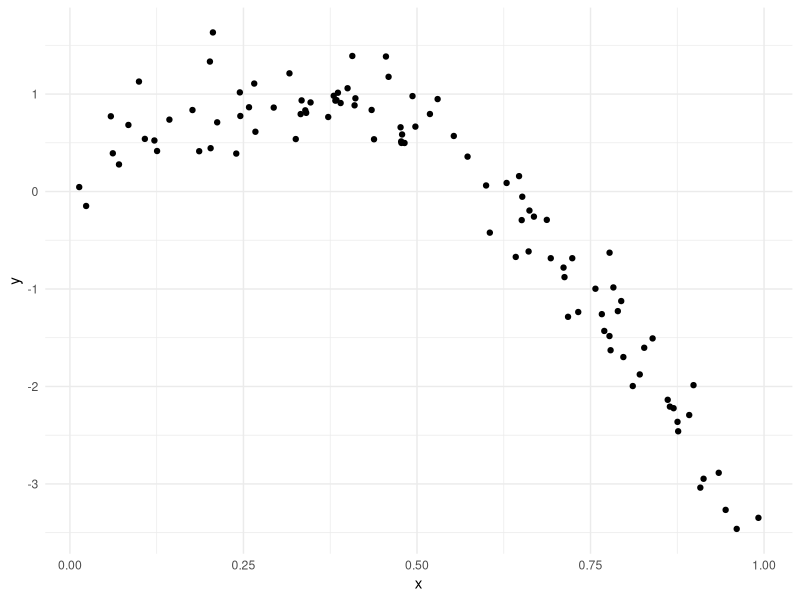
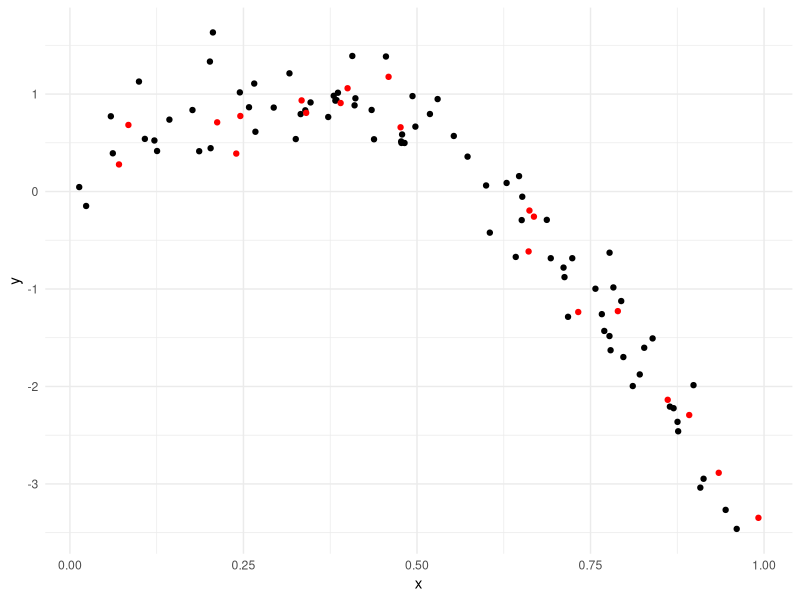
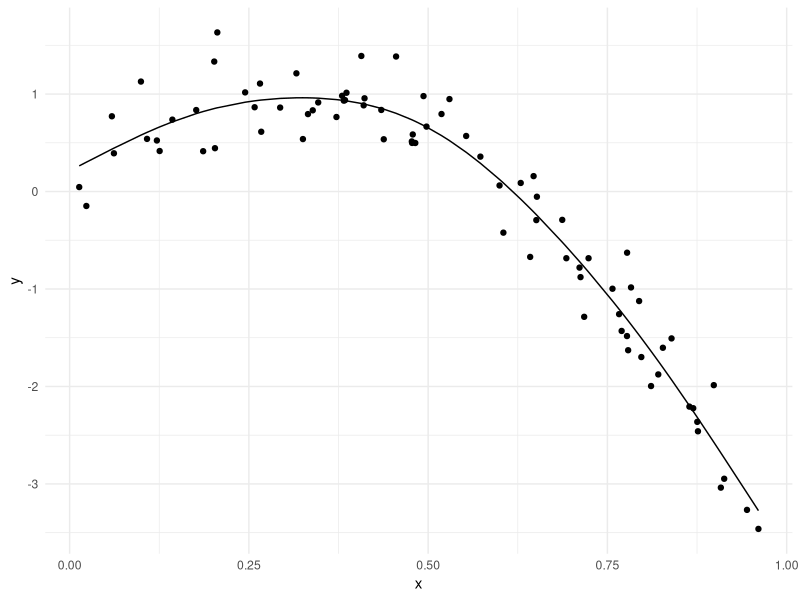
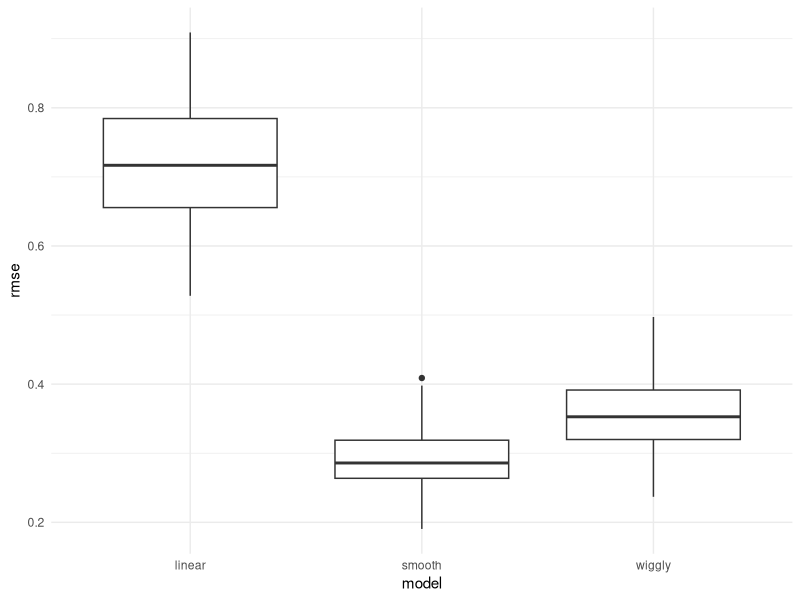

R code for these plots, in order:
## ---- chunk 1
library(tidyverse)
library(viridis)
library(modelr)
library(mgcv)


knitr::opts_chunk$set(
  fig.width = 6,
  fig.asp = .6,
  out.width = "90%"
)
theme_set(theme_minimal() + theme(legend.position = "bottom"))
options(
  ggplot2.continuous.colour = "viridis",
  ggplot2.continuous.fill = "viridis"
)
scale_colour_discrete = scale_colour_viridis_d
scale_fill_discrete = scale_fill_viridis_d
## ---- chunk 2
set.seed(1)

nonlin_df = 
  tibble(
    id = 1:100,
    x = runif(100, 0, 1),
    y = 1 - 10 * (x - .3) ^ 2 + rnorm(100, 0, .3)
  )

nonlin_df %>% 
  ggplot(aes(x = x, y = y)) +
  geom_point()
## ---- chunk 3
train_df = sample_n(nonlin_df, 80)

test_df = anti_join(nonlin_df, train_df, by = "id")

ggplot(train_df, aes(x = x, y = y)) +
  geom_point() +
  geom_point(data = test_df, color = "red")
## ---- chunk 4
linear_mod = lm(y ~ x, data = train_df)
smooth_mod = mgcv::gam(y ~ s(x), data = train_df)
wiggly_mod = mgcv::gam(y ~ s(x, k = 30), sp = 10e-6, data = train_df)
## ---- chunk 5
train_df %>% 
  add_predictions(smooth_mod) %>% 
  ggplot(aes(x = x, y = y)) +
  geom_point() +
  geom_line(aes(y = pred))
## ---- chunk 6
rmse(linear_mod, test_df)
rmse(smooth_mod, test_df)
rmse(wiggly_mod, test_df)
## ---- chunk 7
cv_df = 
  crossv_mc(nonlin_df, 100) %>% 
  mutate(
    train = map(train, as_tibble),
    test = map(test, as_tibble)
  )
## ---- chunk 8
cv_df = 
cv_df %>% 
  mutate(
    linear_mod = map(.x = train, ~lm(y ~ x, data = .x)),
    smooth_mod = map(.x = train, ~gam(y ~ s(x), data = .x)),
    wiggly_mod = map(.x = train, ~gam(y ~ s(x, k = 30), sp = 10e-6, data = .x))
  ) %>% 
  mutate(
    rmse_linear = map2_dbl(.x = linear_mod, .y = test, ~rmse(model = .x, data = .y)),
    rmse_smooth = map2_dbl(.x = smooth_mod, .y = test, ~rmse(model = .x, data = .y)),
    rmse_wiggly = map2_dbl(.x = wiggly_mod, .y = test, ~rmse(model = .x, data = .y))
  )
## ---- chunk 9
cv_df %>% 
  select(.id, starts_with("rmse")) %>% 
  pivot_longer(
    rmse_linear:rmse_wiggly,
    names_to = "model",
    values_to = "rmse",
    names_prefix = "rmse_"
  ) %>% 
  ggplot(aes(x = model, y = rmse)) +
  geom_boxplot()
